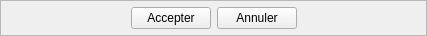
<?xml version="1.0" encoding="UTF-8"?>
<ui version="4.0">
 <class>CommandWidget</class>
 <widget class="QFrame" name="CommandWidget">
  <property name="geometry">
   <rect>
    <x>0</x>
    <y>0</y>
    <width>427</width>
    <height>36</height>
   </rect>
  </property>
  <property name="sizePolicy">
   <sizepolicy hsizetype="Expanding" vsizetype="Fixed">
    <horstretch>0</horstretch>
    <verstretch>0</verstretch>
   </sizepolicy>
  </property>
  <property name="minimumSize">
   <size>
    <width>0</width>
    <height>30</height>
   </size>
  </property>
  <property name="windowTitle">
   <string>Form</string>
  </property>
  <property name="frameShape">
   <enum>QFrame::StyledPanel</enum>
  </property>
  <layout class="QHBoxLayout" name="mainlLayout">
   <property name="topMargin">
    <number>1</number>
   </property>
   <property name="bottomMargin">
    <number>0</number>
   </property>
   <item>
    <layout class="QHBoxLayout" name="buttonLayout">
     <item>
      <spacer name="leftSpacer">
       <property name="orientation">
        <enum>Qt::Horizontal</enum>
       </property>
       <property name="sizeHint" stdset="0">
        <size>
         <width>40</width>
         <height>20</height>
        </size>
       </property>
      </spacer>
     </item>
     <item>
      <widget class="QPushButton" name="acceptBtn">
       <property name="text">
        <string>Accepter</string>
       </property>
       <property name="icon">
        <iconset resource="../wposgui.qrc">
         <normaloff>:/icons/icons/button_ok.png</normaloff>:/icons/icons/button_ok.png</iconset>
       </property>
      </widget>
     </item>
     <item>
      <widget class="QPushButton" name="cancelBtn">
       <property name="text">
        <string>Annuler</string>
       </property>
       <property name="icon">
        <iconset resource="../wposgui.qrc">
         <normaloff>:/icons/icons/button_cancel.png</normaloff>:/icons/icons/button_cancel.png</iconset>
       </property>
      </widget>
     </item>
     <item>
      <spacer name="rightSpacer">
       <property name="orientation">
        <enum>Qt::Horizontal</enum>
       </property>
       <property name="sizeHint" stdset="0">
        <size>
         <width>40</width>
         <height>20</height>
        </size>
       </property>
      </spacer>
     </item>
    </layout>
   </item>
  </layout>
 </widget>
 <resources>
  <include location="../wposgui.qrc"/>
 </resources>
 <connections/>
</ui>
